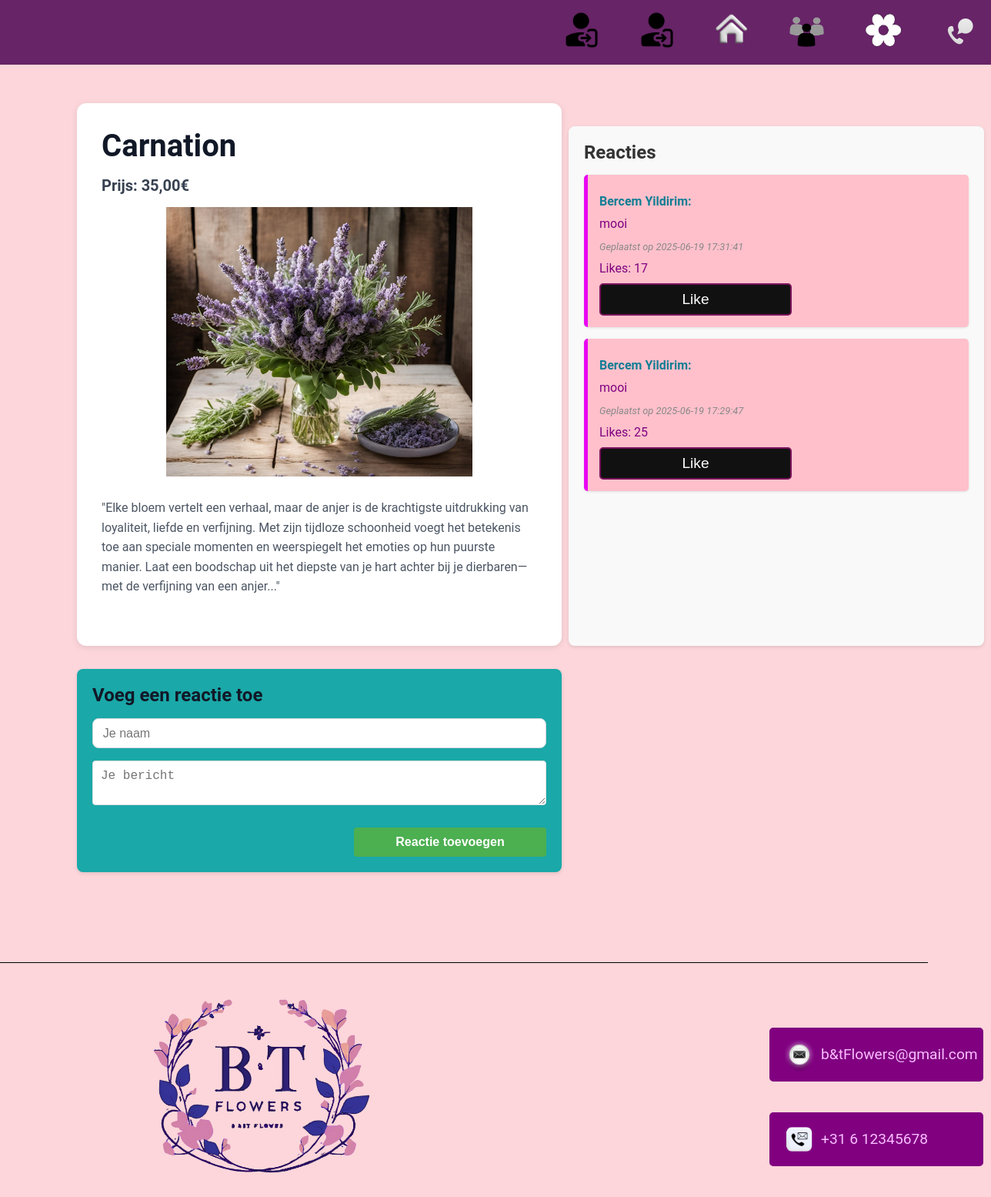
The app's page /flower-detail.php?id=1 with its own data.
### tables this page shows
CREATE TABLE `flowers` (
  `id` int(11) NOT NULL,
  `name` varchar(255) NOT NULL,
  `price` decimal(10,2) NOT NULL,
  `image` varchar(255) NOT NULL,
  `description` text NOT NULL,
  `category_id` int(11) NOT NULL
);

CREATE TABLE `flower_comments` (
  `id` int(11) NOT NULL,
  `flower_id` int(11) NOT NULL,
  `name` varchar(100) NOT NULL,
  `message` text NOT NULL,
  `likes` int(11) NOT NULL,
  `created_at` timestamp NOT NULL DEFAULT current_timestamp() ON UPDATE current_timestamp()
);

### flower-detail.php (the view, shortened to what this page needs)
<?php
require_once "config.php";
$flower_id = intval($_GET['id']);
$sql = "SELECT * FROM flowers WHERE id = ?";
$stmt = $conn->prepare($sql);
$stmt->bind_param("i", $flower_id);
$stmt->execute();
$result = $stmt->get_result();
$flower = $result->fetch_assoc();
require_once "views/header.php";
?>
<div class="container-detail">
    <div class="flower-detail">
        <h2><?= htmlspecialchars($flower['name']) ?></h2>
        <p class="price">Prijs: <?= number_format($flower['price'], 2, ',', '.') ?>€</p>
        <?php if (!empty($flower['image'])): ?>
            <img src="img/<?= htmlspecialchars($flower['image']) ?>" alt="<?= htmlspecialchars($flower['name']) ?>">
        <?php endif; ?>
        <?php if (!empty($flower['description'])): ?>
            <p class="description"><?= nl2br(htmlspecialchars($flower['description'])) ?></p>
        <?php endif; ?>
    </div>
    <div class="comments-section">
        <h3>Reacties</h3>
        <?php
        $sqlComments = "SELECT * FROM flower_comments WHERE flower_id = ? ORDER BY created_at DESC";
        $stmt = $conn->prepare($sqlComments);
        if (!$stmt) {
            echo "<p>Fout bij ophalen reacties: " . htmlspecialchars($conn->error) . "</p>";
        } else {
            $stmt->bind_param("i", $flower_id);
            $stmt->execute();
            $commentsResult = $stmt->get_result();
            if ($commentsResult->num_rows > 0) {
                while ($comment = $commentsResult->fetch_assoc()) {
                    ?>
                    <div class="comment">
                        <p><strong><?= htmlspecialchars($comment['name']) ?>:</strong></p>
                        <p><?= nl2br(htmlspecialchars($comment['message'])) ?></p>
                        <p><em>Geplaatst op <?= htmlspecialchars($comment['created_at']) ?></em></p>
                        <p>Likes: <?= htmlspecialchars($comment['likes']) ?></p>
                        <form action="like_comments.php" method="POST">
                            <button type="submit">Like</button>
                        </form>
                    </div>
                    <?php
                }
            } else {
                echo "<p style='color:#ef4444;'>Nog geen reacties. Wees de eerste om te reageren!</p>";
            }
        }
        ?>
    </div>
    <div class="comment-form">
        <h3>Voeg een reactie toe</h3>
        <form action="add_comment.php" method="POST">
            <input type="text" name="name" placeholder="Je naam" required>
            <textarea name="message" placeholder="Je bericht" required></textarea>
            <button type="submit">Reactie toevoegen</button>
        </form>
    </div>
</div>
<?php require_once "views/footer.php"; ?>

### css/style.css (style rules this page uses)
:root { --text-color: black; --bg-color: #f2f2f2; --home-background-color: black; --home-text-color: white; --border-color: #79125b; --hover-color: magenta; --social-icons-color: #b817ca; --social-icons-border: #8728b4; --social-icons-background: pink; --btn-background-color: #111; --border-bottom-focus-color: #de69f9; --border-bottom-input-color: #8c8989; --input-label-color: #655656; --text-shadow-color: #b817ca; --contact-page-text-color: #ef0eb7; --box-shadow-img: rgba(0, 0, 0, 0.5); --contact-form-h2-color: #ea75cc; }
* { margin:0;padding:0; }
body { font-family: 'Roboto', sans-serif; background-color: #fcd6da; color: var(--text-color); }
button { display: block; text-align: center; font-size: 1.2em; color: var(--home-text-color); text-decoration: none; margin-top: 10px; padding: 8px 12px; border: 2px solid var(--border-color); border-radius: 5px; background-color: var(--btn-background-color); transition: 0.3s; width: 250px; }
.container-detail { display: grid; grid-template-columns: 1fr 1fr; grid-template-rows: 1fr 0.5fr 0.5fr; grid-template-areas: "category category" "fl flowers-text" "ft1 ft2" ; margin-left: 100px; margin-top: 50px; }
.flower-detail { background: #fff; border-radius: 0.75rem; padding: 2rem; box-shadow: 0 2px 8px rgb(0 0 0 / 0.1); max-width: 700px; margin: 0 auto; }
.flower-detail h2 { font-weight: 700; font-size: 2.5rem; color: #111827; margin-bottom: 1rem; }
.flower-detail .price { font-weight: 600; font-size: 1.25rem; color: #374151; margin-bottom: 1rem; }
.flower-detail img { width: 100%; border-radius: 0.5rem; margin-bottom: 1.5rem; object-fit: contain; max-height: 350px; }
.description { white-space: pre-wrap; line-height: 1.6; color: #4b5563; margin-bottom: 2rem; }
.comments-section { margin-top: 3rem; width: 500px; margin-left: auto; margin-right: auto; }
.comments-section h3 { font-size: 1.5rem; font-weight: 700; color: #111827; margin-bottom: 1rem; }
.comment { background: #f9fafb; padding: 1rem; border-radius: 0.5rem; margin-bottom: 1rem; color: #374151; box-shadow: 0 1px 3px rgb(0 0 0 / 0.05); }
.comment p { margin: 0.2rem 0; font-size: 1rem; }
.comment em { font-size: 0.8rem; color: #9ca3af; }
.comment-form { background: #ffffff; padding: 1.5rem; border-radius: 0.75rem; box-shadow: 0 1px 5px rgb(0 0 0 / 0.08); max-width: 700px; margin: 2rem auto 4rem auto; max-height: 300px; }
.comment-form h3 { font-weight: 700; font-size: 1.5rem; color: #111827; margin-bottom: 1rem; }
.comment-form input[type="text"], .comment-form textarea { width: 100%; font-size: 1rem; padding: 0.6rem 0.8rem; margin-bottom: 1rem; border: 1px solid #d1d5db; border-radius: 0.5rem; outline-offset: 2px; outline-color: transparent; transition: outline-color 0.2s ease; }
.comment-form button { background-color: #111827; border: none; padding: 0.75rem 1.5rem; color: #fff; border-radius: 0.5rem; font-weight: 600; cursor: pointer; transition: background-color 0.3s ease; }
.comments-section { background-color: #f9f9f9; padding: 20px; border-radius: 8px; box-shadow: 0 2px 5px rgba(0, 0, 0, 0.1); margin-top: 30px; }
.comments-section h3 { font-size: 24px; margin-bottom: 15px; color: #333; }
.comment { background-color: pink; padding: 15px; margin-bottom: 15px; border-radius: 5px; border-left: 5px solid #e906f1; box-shadow: 0 1px 3px rgba(0, 0, 0, 0.1); }
.comment p { margin: 10px 0; color: purple; }
.comment strong { color: #107e94; font-weight: bold; }
.comment em { color: #888; font-style: italic; }
.comment:last-child { margin-bottom: 0; }
.comment-form { margin-top: 30px; padding: 20px; background-color: #1aa8a8; border-radius: 8px; box-shadow: 0 2px 5px rgba(0, 0, 0, 0.1); }
.comment-form input, .comment-form textarea { width: 100%; padding: 10px; margin-bottom: 15px; border: 1px solid #ddd; border-radius: 4px; box-sizing: border-box; font-size: 16px; }
.comment-form button { background-color: #4CAF50; color: white; padding: 10px 20px; border: none; border-radius: 4px; font-size: 16px; cursor: pointer; margin-left: 340px; }
:root { --primary-color: #764ba2; --primary-hover: #5a3780; --background-color: #f7f5fb; --card-background: rgba(255 255 255 / 0.85); --shadow-color: rgba(118, 75, 162, 0.3); --text-primary: #2c2c2c; --text-secondary: #5c5470; --text-muted: #a097b8; --text-shadow-color: rgba(118, 75, 162, 0.15); --border-radius: 16px; --gap: 24px; --transition: 0.35s ease; }

### records on screen
flowers: name "Carnation", price "35,00", image (picture), description "\"Elke bloem vertelt een verhaal, maar de anjer is de krachtigste uitdrukking van loyaliteit, liefde en verfijning. Met zijn tijdloze schoonheid voegt het betekenis toe aan speciale momenten en weerspiegelt het emoties op hun puurste manier. Laat een boodschap uit het diepste van je hart achter bij je dierbaren—met de verfijning van een anjer...\""
flower_comments: name "Bercem Yildirim", message "mooi", created_at "2025-06-19 17:31:41", likes "17"
flower_comments: name "Bercem Yildirim", message "mooi", created_at "2025-06-19 17:29:47", likes "25"
